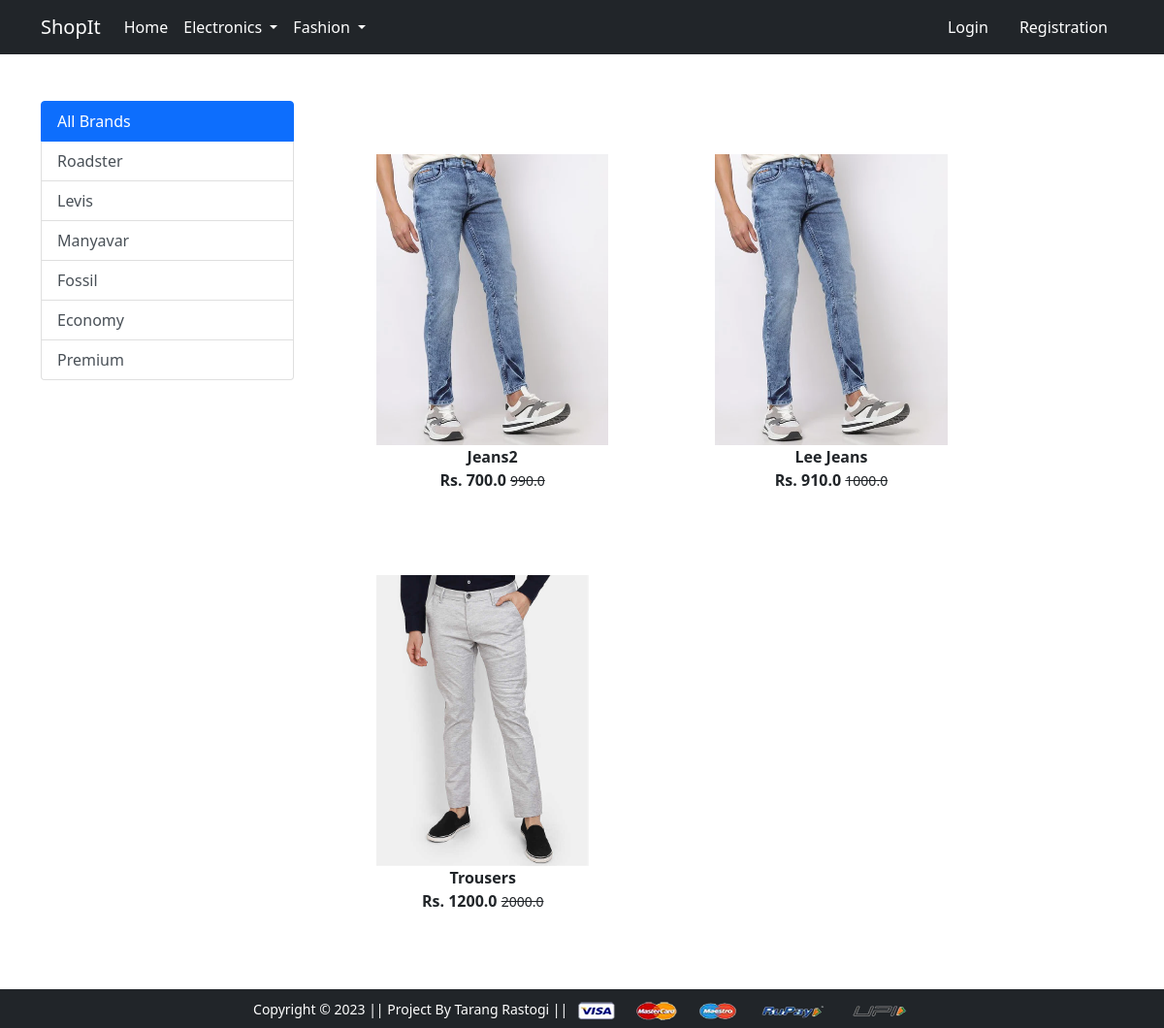
Page /bottomwear/ on the earlier database version.
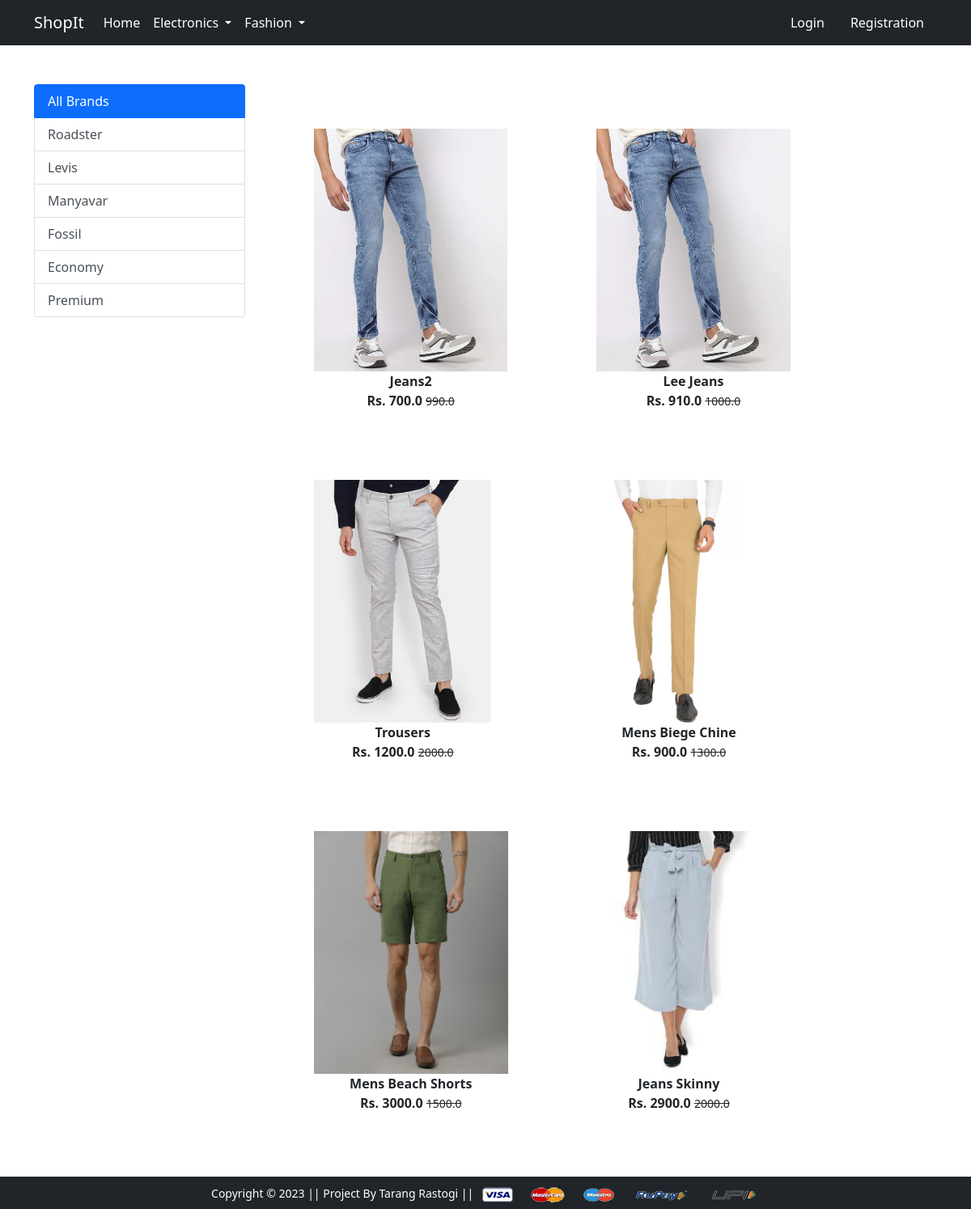
Same page on the later database version.
### app/models.py (models this page shows, shortened)
class Product(models.Model):
    title = models.CharField(max_length=100)
    selling_price = models.FloatField()
    discounted_price = models.FloatField()
    description = models.TextField()
    brand = models.CharField(max_length=100)
    category = models.CharField(choices = CATEGORY_CHOICES , max_length=2)
    product_image = models.ImageField(upload_to='productimg')

### app/views.py (the view)
# urls.py: path('bottomwear/', views.bottomwear, name='bottomwear'),
def bottomwear(request , data = None):
    brands = ['Roadster' , 'Levis' ,   'Manyavar' , 'Fossil'  ]
    if data == None:
        mobiles = Product.objects.filter(category = 'BW')  #show all phones
    elif data == 'below':
        mobiles = Product.objects.filter(category = 'BW').filter(discounted_price__lt =2000)
    elif data == 'above':
        mobiles = Product.objects.filter(category = 'BW').filter(discounted_price__gt =2000)
    else:
        mobiles = Product.objects.filter(category = 'BW').filter(brand = data)
    return render(request, 'app/bottomwear.html' , {'bottomwear': mobiles , 'bottom_brands' : brands})

### app/templates/app/bottomwear.html (shortened to what this page needs)
{% extends 'app/base.html' %}
{% load static %}
{% block main-content %}
<div class="container my-5">
 <div class="row">
  <div class="col-sm-3">
    <div class="list-group">
        <a href="{% url 'bottomwear' %}" class="list-group-item list-group-item-action active">
          All Brands
        </a>
        {%for brand in bottom_brands%}
        <a href="{% url 'bottomwear' brand %}" class="list-group-item list-group-item-action">{{brand}}</a>
        {%endfor%}
        <a href="{% url 'bottomwear' 'below' %}" class="list-group-item list-group-item-action">Economy</a>
        <a href="{% url 'bottomwear' 'above' %}" class="list-group-item list-group-item-action">Premium</a>
    </div>
  </div>
  <div class="col-sm-8">
      <div class="row">
        {% for product in bottomwear %}
        <div class="col-sm-4 text-center mb-4 m-5">
            <a href="{% url 'product-detail' product.id %}" class="btn">
            <div class="item">
                <img src="{{product.product_image.url}}" alt="" height="300" class="">
                <div class="fw-bold">{{product.title}}</div>
                <div class="fw-bold">Rs. {{product.discounted_price}} <small class="fw-light text-decoration-line-through">{{product.selling_price}}</small></div>
            </div>
            </a>
        </div>
        {% endfor %}
   </div>
  </div>
 </div>
</div>
{% endblock main-content %}

### app/templates/app/base.html (shortened to what this page needs)
<!doctype html>
{% load static %}
<html lang="en">
  <head>
    <link href="https://cdn.jsdelivr.net/npm/bootstrap@5.0.0-beta1/dist/css/bootstrap.min.css" rel="stylesheet">
    <link rel="stylesheet" href="{% static 'app/css/owl.carousel.min.css' %}">
    <link rel="stylesheet" href="{% static 'app/css/all.min.css' %}">
    <link rel="stylesheet" href="{% static 'app/css/style.css' %}">
  </head>
  <body class = "{% block body_class %}{% endblock %}" >
    <nav class="navbar navbar-expand-lg navbar-dark bg-dark">
     <div class="container">
       <a class="navbar-brand" href="/">ShopIt</a>
       <div class="collapse navbar-collapse" id="navbarSupportedContent">
         <ul class="navbar-nav me-auto mb-2 mb-lg-0">
           <li class="nav-item">
             <a class="nav-link active" aria-current="page" href="/">Home</a>
           </li>
           <li class="nav-item dropdown">
             <a class="nav-link dropdown-toggle text-white" href="#" id="electronicsDropdown" role="button" data-bs-toggle="dropdown" aria-expanded="false">
               Electronics
             </a>
           </li>
           <li class="nav-item dropdown">
             <a class="nav-link dropdown-toggle text-white" href="#" id="fashionDropdown" role="button" data-bs-toggle="dropdown" aria-expanded="false">
               Fashion
             </a>
           </li>
         </ul>
         <div>
          <ul class="navbar-nav me-auto mb-2 mb-lg-0">
          {% if request.user.is_authenticated %}
           <li class="nav-item dropdown mx-2">
              <a class="nav-link dropdown-toggle text-white" href="#" id="profileDropdown" role="button" data-bs-toggle="dropdown" aria-expanded="false">
                {{request.user}}'s Account
              </a>
              <ul class="dropdown-menu" aria-labelledby="profileDropdown">
                <li><a class="dropdown-item" href="{% url 'profile' %}">Profile</a></li>
                <li><a class="dropdown-item" href="{% url 'orders' %}">Orders</a></li>
                <li><a class="dropdown-item" href="{% url 'changepassword' %}">Change Password</a></li>
                <li><a class="dropdown-item" href="{% url 'logout' %}">Logout</a></li>
              </ul>
            </li>
            <li class="nav-item mx-2">
             <a href="{% url 'showcart' %}" class="nav-link text-white"><span class="badge bg-success">{{totalitem}}</span> Cart </a>
            </li>
            {% else %}
            <li class="nav-item mx-2">
             <a href="{% url 'login' %}" class="nav-link text-white">Login</a>
            </li>
            <li class="nav-item mx-2">
             <a href="{% url 'customerregistration' %}" class="nav-link text-white">Registration</a>
            </li>
            {% endif %}
          </ul>
         </div>
       </div>
     </div>
    </nav>
    {% block main-content %} {% endblock main-content %}
    <footer class="container-fluid bg-dark text-center p-2 mt-5"  style =   "position: relative;
    bottom: 0; ">
        <small class="text-white">Copyright &copy; 2023 || Project By Tarang Rastogi || </small>
        <img src="{% static 'app/images/payment.png' %}" alt="" srcset="" class="img-fluid" height="2px">
    </footer>
  </body>
</html>

Differences in the rows shown:
added Product: product_image (picture), title "Mens Biege Chine", discounted_price "900.0", selling_price "1300.0"
added Product: product_image (picture), title "Mens Beach Shorts", discounted_price "3000.0", selling_price "1500.0"
added Product: product_image (picture), title "Jeans Skinny", discounted_price "2900.0", selling_price "2000.0"
